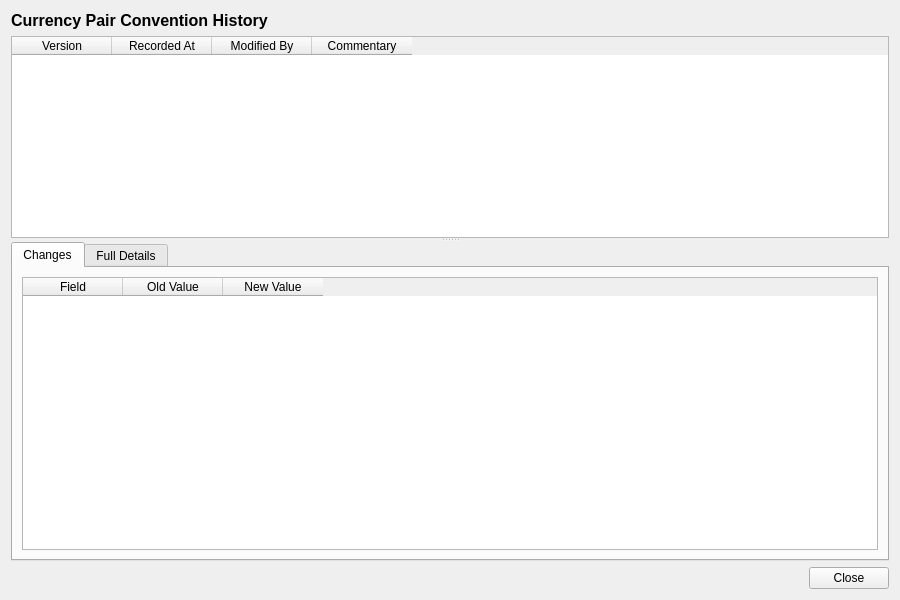
<?xml version="1.0" encoding="UTF-8"?>
<ui version="4.0">
 <class>CurrencyPairConventionHistoryDialog</class>
 <widget class="QWidget" name="CurrencyPairConventionHistoryDialog">
  <property name="geometry">
   <rect>
    <x>0</x>
    <y>0</y>
    <width>900</width>
    <height>600</height>
   </rect>
  </property>
  <property name="windowTitle">
   <string>Currency Pair Convention History</string>
  </property>
  <layout class="QVBoxLayout" name="verticalLayout">
   <item>
    <widget class="QLabel" name="titleLabel">
     <property name="font">
      <font>
       <pointsize>12</pointsize>
       <bold>true</bold>
      </font>
     </property>
     <property name="text">
      <string>Currency Pair Convention History</string>
     </property>
    </widget>
   </item>
   <item>
    <widget class="QSplitter" name="splitter">
     <property name="orientation">
      <enum>Qt::Vertical</enum>
     </property>
     <widget class="QTableWidget" name="versionListWidget">
      <property name="minimumHeight">
       <number>150</number>
      </property>
      <property name="maximumHeight">
       <number>250</number>
      </property>
      <property name="alternatingRowColors">
       <bool>true</bool>
      </property>
      <property name="editTriggers">
       <set>QAbstractItemView::NoEditTriggers</set>
      </property>
      <property name="selectionMode">
       <enum>QAbstractItemView::SingleSelection</enum>
      </property>
      <property name="selectionBehavior">
       <enum>QAbstractItemView::SelectRows</enum>
      </property>
      <column>
       <property name="text">
        <string>Version</string>
       </property>
      </column>
      <column>
       <property name="text">
        <string>Recorded At</string>
       </property>
      </column>
      <column>
       <property name="text">
        <string>Modified By</string>
       </property>
      </column>
      <column>
       <property name="text">
        <string>Commentary</string>
       </property>
      </column>
     </widget>
     <widget class="QWidget" name="detailWidget">
      <layout class="QVBoxLayout" name="detailLayout">
       <property name="leftMargin">
        <number>0</number>
       </property>
       <property name="topMargin">
        <number>0</number>
       </property>
       <property name="rightMargin">
        <number>0</number>
       </property>
       <property name="bottomMargin">
        <number>0</number>
       </property>
       <item>
        <widget class="QTabWidget" name="tabWidget">
         <property name="currentIndex">
          <number>0</number>
         </property>
         <widget class="QWidget" name="changesTab">
          <attribute name="title">
           <string>Changes</string>
          </attribute>
          <layout class="QVBoxLayout" name="changesTabLayout">
           <item>
            <widget class="QTableWidget" name="changesTableWidget">
             <property name="editTriggers">
              <set>QAbstractItemView::NoEditTriggers</set>
             </property>
             <property name="alternatingRowColors">
              <bool>true</bool>
             </property>
             <property name="selectionMode">
              <enum>QAbstractItemView::SingleSelection</enum>
             </property>
             <property name="selectionBehavior">
              <enum>QAbstractItemView::SelectRows</enum>
             </property>
             <column>
              <property name="text">
               <string>Field</string>
              </property>
             </column>
             <column>
              <property name="text">
               <string>Old Value</string>
              </property>
             </column>
             <column>
              <property name="text">
               <string>New Value</string>
              </property>
             </column>
            </widget>
           </item>
          </layout>
         </widget>
         <widget class="QWidget" name="fullDetailsTab">
          <attribute name="title">
           <string>Full Details</string>
          </attribute>
          <layout class="QVBoxLayout" name="fullDetailsTabLayout">
           <item>
            <widget class="QScrollArea" name="scrollArea">
             <property name="widgetResizable">
              <bool>true</bool>
             </property>
             <widget class="QWidget" name="scrollAreaWidgetContents">
              <property name="geometry">
               <rect>
                <x>0</x>
                <y>0</y>
                <width>560</width>
                <height>450</height>
               </rect>
              </property>
              <layout class="QFormLayout" name="formLayout">
               <item row="0" column="0">
                <widget class="QLabel" name="pair_codeLabel">
                 <property name="text">
                  <string>Pair Code:</string>
                 </property>
                </widget>
               </item>
               <item row="0" column="1">
                <widget class="QLabel" name="pairCodeValue">
                 <property name="text">
                  <string/>
                 </property>
                </widget>
               </item>
               <item row="1" column="0">
                <widget class="QLabel" name="pip_factorLabel">
                 <property name="text">
                  <string>Pip Factor:</string>
                 </property>
                </widget>
               </item>
               <item row="1" column="1">
                <widget class="QLabel" name="pipFactorValue">
                 <property name="text">
                  <string/>
                 </property>
                </widget>
               </item>
               <item row="2" column="0">
                <widget class="QLabel" name="tick_sizeLabel">
                 <property name="text">
                  <string>Tick Size:</string>
                 </property>
                </widget>
               </item>
               <item row="2" column="1">
                <widget class="QLabel" name="tickSizeValue">
                 <property name="text">
                  <string/>
                 </property>
                </widget>
               </item>
               <item row="3" column="0">
                <widget class="QLabel" name="decimal_placesLabel">
                 <property name="text">
                  <string>Decimal Places:</string>
                 </property>
                </widget>
               </item>
               <item row="3" column="1">
                <widget class="QLabel" name="decimalPlacesSpinBox">
                 <property name="text">
                  <string/>
                 </property>
                </widget>
               </item>
               <item row="4" column="0">
                <widget class="QLabel" name="advance_calendarLabel">
                 <property name="text">
                  <string>Advance Calendar:</string>
                 </property>
                </widget>
               </item>
               <item row="4" column="1">
                <widget class="QLabel" name="advanceCalendarValue">
                 <property name="text">
                  <string/>
                 </property>
                </widget>
               </item>
               <item row="5" column="0">
                <widget class="QLabel" name="business_day_conventionLabel">
                 <property name="text">
                  <string>Business Day Convention:</string>
                 </property>
                </widget>
               </item>
               <item row="5" column="1">
                <widget class="QLabel" name="businessDayConventionValue">
                 <property name="text">
                  <string/>
                 </property>
                </widget>
               </item>
               <item row="6" column="0">
                <widget class="QLabel" name="spot_relativeLabel">
                 <property name="text">
                  <string>Spot Relative:</string>
                 </property>
                </widget>
               </item>
               <item row="6" column="1">
                <widget class="QLabel" name="spotRelativeCheckBox">
                 <property name="text">
                  <string/>
                 </property>
                </widget>
               </item>
               <item row="7" column="0">
                <widget class="QLabel" name="end_of_monthLabel">
                 <property name="text">
                  <string>End Of Month:</string>
                 </property>
                </widget>
               </item>
               <item row="7" column="1">
                <widget class="QLabel" name="endOfMonthCheckBox">
                 <property name="text">
                  <string/>
                 </property>
                </widget>
               </item>
               <item row="8" column="0">
                <widget class="QLabel" name="versionNumberLabel">
                 <property name="text">
                  <string>Version:</string>
                 </property>
                </widget>
               </item>
               <item row="8" column="1">
                <widget class="QLabel" name="versionNumberValue">
                 <property name="text">
                  <string/>
                 </property>
                </widget>
               </item>
               <item row="9" column="0">
                <widget class="QLabel" name="modifiedByLabel">
                 <property name="text">
                  <string>Modified By:</string>
                 </property>
                </widget>
               </item>
               <item row="9" column="1">
                <widget class="QLabel" name="modifiedByValue">
                 <property name="text">
                  <string/>
                 </property>
                </widget>
               </item>
               <item row="10" column="0">
                <widget class="QLabel" name="recordedAtLabel">
                 <property name="text">
                  <string>Recorded At:</string>
                 </property>
                </widget>
               </item>
               <item row="10" column="1">
                <widget class="QLabel" name="recordedAtValue">
                 <property name="text">
                  <string/>
                 </property>
                </widget>
               </item>
               <item row="11" column="0">
                <widget class="QLabel" name="changeCommentaryLabel">
                 <property name="text">
                  <string>Change Commentary:</string>
                 </property>
                </widget>
               </item>
               <item row="11" column="1">
                <widget class="QLabel" name="changeCommentaryValue">
                 <property name="text">
                  <string/>
                 </property>
                 <property name="wordWrap">
                  <bool>true</bool>
                 </property>
                </widget>
               </item>
              </layout>
             </widget>
            </widget>
           </item>
          </layout>
         </widget>
        </widget>
       </item>
      </layout>
     </widget>
    </widget>
   </item>
   <item>
    <layout class="QHBoxLayout" name="buttonLayout">
     <item>
      <spacer name="horizontalSpacer">
       <property name="orientation">
        <enum>Qt::Horizontal</enum>
       </property>
       <property name="sizeHint" stdset="0">
        <size><width>40</width><height>20</height></size>
       </property>
      </spacer>
     </item>
     <item>
      <widget class="QPushButton" name="closeButton">
       <property name="text">
        <string>Close</string>
       </property>
      </widget>
     </item>
    </layout>
   </item>
  </layout>
 </widget>
 <resources/>
 <connections/>
</ui>
